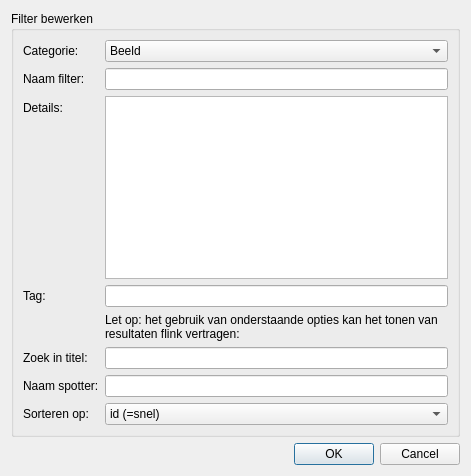
<?xml version="1.0" encoding="UTF-8"?>
<ui version="4.0">
 <class>FilterDialog</class>
 <widget class="QDialog" name="FilterDialog">
  <property name="geometry">
   <rect>
    <x>0</x>
    <y>0</y>
    <width>471</width>
    <height>476</height>
   </rect>
  </property>
  <property name="windowTitle">
   <string>Filter bewerken</string>
  </property>
  <layout class="QVBoxLayout" name="verticalLayout">
   <item>
    <widget class="QGroupBox" name="groupBox">
     <property name="title">
      <string>Filter bewerken</string>
     </property>
     <layout class="QFormLayout" name="formLayout">
      <property name="fieldGrowthPolicy">
       <enum>QFormLayout::ExpandingFieldsGrow</enum>
      </property>
      <item row="0" column="0">
       <widget class="QLabel" name="label_2">
        <property name="text">
         <string>Categorie:</string>
        </property>
       </widget>
      </item>
      <item row="0" column="1">
       <widget class="QComboBox" name="catCombo">
        <property name="sizePolicy">
         <sizepolicy hsizetype="Expanding" vsizetype="Fixed">
          <horstretch>0</horstretch>
          <verstretch>0</verstretch>
         </sizepolicy>
        </property>
        <item>
         <property name="text">
          <string>Beeld</string>
         </property>
        </item>
        <item>
         <property name="text">
          <string>Geluid</string>
         </property>
        </item>
        <item>
         <property name="text">
          <string>Spelletjes</string>
         </property>
        </item>
        <item>
         <property name="text">
          <string>Applicaties</string>
         </property>
        </item>
        <item>
         <property name="text">
          <string>Erotiek</string>
         </property>
        </item>
       </widget>
      </item>
      <item row="1" column="0">
       <widget class="QLabel" name="label">
        <property name="text">
         <string>Naam filter:</string>
        </property>
       </widget>
      </item>
      <item row="1" column="1">
       <widget class="QLineEdit" name="nameEdit"/>
      </item>
      <item row="2" column="0">
       <widget class="QLabel" name="label_5">
        <property name="text">
         <string>Details:</string>
        </property>
       </widget>
      </item>
      <item row="2" column="1">
       <widget class="QTreeWidget" name="optionsTree">
        <attribute name="headerVisible">
         <bool>false</bool>
        </attribute>
        <column>
         <property name="text">
          <string notr="true">1</string>
         </property>
        </column>
       </widget>
      </item>
      <item row="4" column="1">
       <widget class="QLabel" name="label_7">
        <property name="sizePolicy">
         <sizepolicy hsizetype="Expanding" vsizetype="Preferred">
          <horstretch>0</horstretch>
          <verstretch>0</verstretch>
         </sizepolicy>
        </property>
        <property name="text">
         <string>Let op: het gebruik van onderstaande opties kan het tonen van resultaten flink vertragen:</string>
        </property>
        <property name="wordWrap">
         <bool>true</bool>
        </property>
       </widget>
      </item>
      <item row="5" column="0">
       <widget class="QLabel" name="label_3">
        <property name="text">
         <string>Zoek in titel:</string>
        </property>
       </widget>
      </item>
      <item row="5" column="1">
       <widget class="QLineEdit" name="titleEdit"/>
      </item>
      <item row="6" column="0">
       <widget class="QLabel" name="label_4">
        <property name="text">
         <string>Naam spotter:</string>
        </property>
       </widget>
      </item>
      <item row="8" column="0">
       <widget class="QLabel" name="label_8">
        <property name="text">
         <string>Sorteren op:</string>
        </property>
       </widget>
      </item>
      <item row="8" column="1">
       <widget class="QComboBox" name="sortCombo">
        <property name="sizePolicy">
         <sizepolicy hsizetype="Expanding" vsizetype="Fixed">
          <horstretch>0</horstretch>
          <verstretch>0</verstretch>
         </sizepolicy>
        </property>
        <property name="currentIndex">
         <number>0</number>
        </property>
        <item>
         <property name="text">
          <string>id (=snel)</string>
         </property>
        </item>
        <item>
         <property name="text">
          <string>datum</string>
         </property>
        </item>
        <item>
         <property name="text">
          <string>subcategorie</string>
         </property>
        </item>
        <item>
         <property name="text">
          <string>titel</string>
         </property>
        </item>
        <item>
         <property name="text">
          <string>spotter</string>
         </property>
        </item>
       </widget>
      </item>
      <item row="6" column="1">
       <widget class="QLineEdit" name="spotterEdit"/>
      </item>
      <item row="3" column="1">
       <widget class="QLineEdit" name="tagEdit"/>
      </item>
      <item row="3" column="0">
       <widget class="QLabel" name="label_6">
        <property name="text">
         <string>Tag:</string>
        </property>
       </widget>
      </item>
     </layout>
    </widget>
   </item>
   <item>
    <widget class="QDialogButtonBox" name="buttonBox">
     <property name="orientation">
      <enum>Qt::Horizontal</enum>
     </property>
     <property name="standardButtons">
      <set>QDialogButtonBox::Cancel|QDialogButtonBox::Ok</set>
     </property>
    </widget>
   </item>
  </layout>
 </widget>
 <resources/>
 <connections>
  <connection>
   <sender>buttonBox</sender>
   <signal>accepted()</signal>
   <receiver>FilterDialog</receiver>
   <slot>accept()</slot>
   <hints>
    <hint type="sourcelabel">
     <x>248</x>
     <y>254</y>
    </hint>
    <hint type="destinationlabel">
     <x>157</x>
     <y>274</y>
    </hint>
   </hints>
  </connection>
  <connection>
   <sender>buttonBox</sender>
   <signal>rejected()</signal>
   <receiver>FilterDialog</receiver>
   <slot>reject()</slot>
   <hints>
    <hint type="sourcelabel">
     <x>316</x>
     <y>260</y>
    </hint>
    <hint type="destinationlabel">
     <x>286</x>
     <y>274</y>
    </hint>
   </hints>
  </connection>
 </connections>
</ui>
